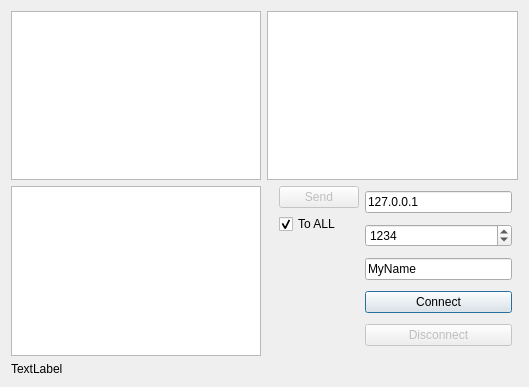
<?xml version="1.0" encoding="UTF-8"?>
<ui version="4.0">
 <class>Dialog</class>
 <widget class="QDialog" name="Dialog">
  <property name="geometry">
   <rect>
    <x>0</x>
    <y>0</y>
    <width>529</width>
    <height>387</height>
   </rect>
  </property>
  <property name="windowTitle">
   <string>trillian</string>
  </property>
  <layout class="QGridLayout" name="gridLayout">
   <item row="0" column="0">
    <widget class="QListWidget" name="lwLog"/>
   </item>
   <item row="1" column="0">
    <widget class="QPlainTextEdit" name="pteMessage"/>
   </item>
   <item row="0" column="1" colspan="5">
    <widget class="QListWidget" name="lwUsers">
     <property name="selectionMode">
      <enum>QAbstractItemView::MultiSelection</enum>
     </property>
     <property name="sortingEnabled">
      <bool>true</bool>
     </property>
    </widget>
   </item>
   <item row="1" column="4">
    <layout class="QVBoxLayout" name="verticalLayout">
     <item>
      <widget class="QLineEdit" name="leHost">
       <property name="text">
        <string>127.0.0.1</string>
       </property>
      </widget>
     </item>
     <item>
      <widget class="QSpinBox" name="sbPort">
       <property name="maximum">
        <number>65536</number>
       </property>
       <property name="value">
        <number>1234</number>
       </property>
      </widget>
     </item>
     <item>
      <widget class="QLineEdit" name="leName">
       <property name="text">
        <string>MyName</string>
       </property>
      </widget>
     </item>
     <item>
      <widget class="QPushButton" name="pbConnect">
       <property name="text">
        <string>Connect</string>
       </property>
      </widget>
     </item>
     <item>
      <widget class="QPushButton" name="pbDisconnect">
       <property name="enabled">
        <bool>false</bool>
       </property>
       <property name="text">
        <string>Disconnect</string>
       </property>
      </widget>
     </item>
    </layout>
   </item>
   <item row="1" column="3">
    <layout class="QVBoxLayout" name="verticalLayout_2">
     <item>
      <widget class="QPushButton" name="pbSend">
       <property name="enabled">
        <bool>false</bool>
       </property>
       <property name="text">
        <string>Send</string>
       </property>
      </widget>
     </item>
     <item>
      <widget class="QCheckBox" name="cbToAll">
       <property name="text">
        <string>To ALL</string>
       </property>
       <property name="checked">
        <bool>true</bool>
       </property>
      </widget>
     </item>
     <item>
      <spacer name="verticalSpacer">
       <property name="orientation">
        <enum>Qt::Vertical</enum>
       </property>
       <property name="sizeHint" stdset="0">
        <size>
         <width>20</width>
         <height>40</height>
        </size>
       </property>
      </spacer>
     </item>
    </layout>
   </item>
   <item row="2" column="0">
    <widget class="QLabel" name="lblPad">
     <property name="text">
      <string>TextLabel</string>
     </property>
    </widget>
   </item>
  </layout>
 </widget>
 <layoutdefault spacing="6" margin="11"/>
 <resources/>
 <connections/>
</ui>
